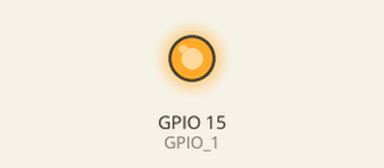
This program was run on a simulated ESP32. Parts: output pins drawn as LEDs (lit = HIGH).

Above: at 1.0 s.
At 3.0 s:
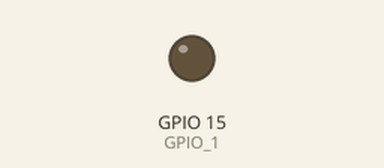
Timing chart, 0 to 5.2 s (numbered marks = the images above):
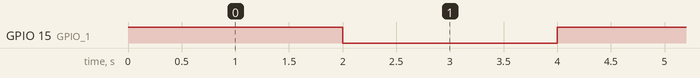

Measured:
- by itself, GPIO 15 (GPIO_1): alternates HIGH for 2.0 s and LOW for 2.0 s

The program:

main.cpp
```cpp
#include <Arduino.h>

//SETUP

#define GPIO_1 15
int timeDelay = 2000;

void setup() {
  // put your setup code here, to run once:
  pinMode(GPIO_1, OUTPUT);
}

void loop() {
  // put your main code here, to run repeatedly:
  digitalWrite(GPIO_1, HIGH);
  delay(timeDelay);
  digitalWrite(GPIO_1, LOW);
  delay(timeDelay);
}
```
